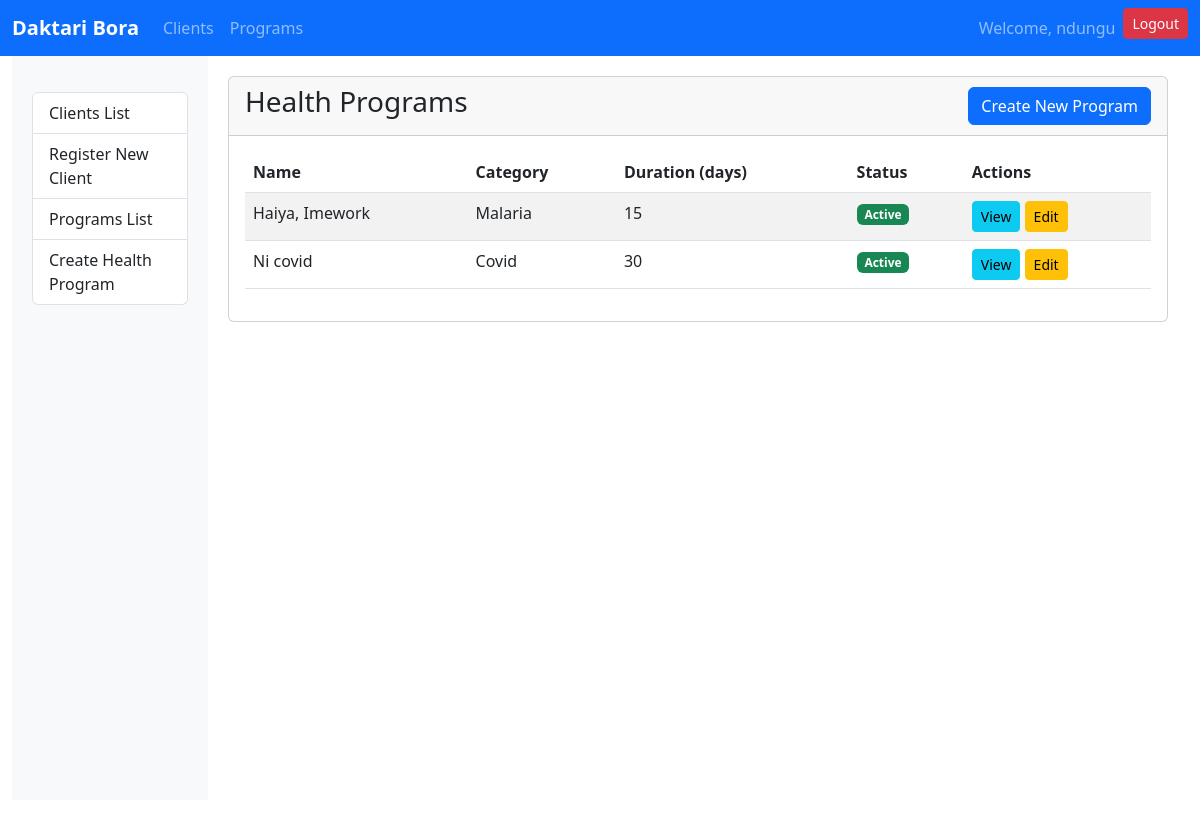
The app's page /programs/ (signed in) with its own data.
### programs/models.py (models this page shows, shortened)
class Program(models.Model):
    name = models.CharField(max_length=100, unique=True)
    description = models.TextField()
    category = models.CharField(max_length=50)
    duration = models.IntegerField(help_text="Duration in days", default=30)
    active = models.BooleanField(default=True)
    created_by = models.ForeignKey(User, on_delete=models.SET_NULL, null=True)
    created_at = models.DateTimeField(auto_now_add=True)

### programs/views.py (the view)
# urls.py: path('', views.program_list, name='program_list'),
@login_required
def program_list(request):
    programs = Program.objects.filter(created_by=request.user).order_by('name')
    return render(request, 'programs/program_list.html', {'programs': programs})

### templates/programs/program_list.html (shortened to what this page needs)
{% extends 'base.html' %}
{% block content %}
<div class="card">
    <div class="card-header d-flex justify-content-between align-items-center">
        <h3>Health Programs</h3>
        <div>
            <a href="{% url 'program_create' %}" class="btn btn-primary">Create New Program</a>
        </div>
    </div>
    <div class="card-body">
        {% if programs %}
        <div class="table-responsive">
            <table class="table table-striped table-hover">
                <thead>
                    <tr>
                        <th>Name</th>
                        <th>Category</th>
                        <th>Duration (days)</th>
                        <th>Status</th>
                        <th>Actions</th>
                    </tr>
                </thead>
                <tbody>
                    {% for program in programs %}
                    <tr>
                        <td>{{ program.name }}</td>
                        <td>{{ program.category }}</td>
                        <td>{{ program.duration }}</td>
                        <td>
                            {% if program.active %}
                                <span class="badge bg-success">Active</span>
                            {% else %}
                                <span class="badge bg-danger">Inactive</span>
                            {% endif %}
                        </td>
                        <td>
                            <a href="{% url 'program_detail' program.id %}" class="btn btn-sm btn-info">View</a>
                            <a href="{% url 'program_update' program.id %}" class="btn btn-sm btn-warning">Edit</a>
                        </td>
                    </tr>
                    {% endfor %}
                </tbody>
            </table>
        </div>
        {% else %}
        <div class="alert alert-info">
            No health programs found. <a href="{% url 'program_create' %}" class="alert-link">Create your first program</a>.
        </div>
        {% endif %}
    </div>
</div>
{% endblock %}

### templates/base.html (shortened to what this page needs)
{% load django_bootstrap5 %}
<!DOCTYPE html>
<html lang="en">
<head>
    <link href="https://cdn.jsdelivr.net/npm/bootstrap@5.3.0/dist/css/bootstrap.min.css" rel="stylesheet">
</head>
<body>
    <nav class="navbar navbar-expand-lg navbar-dark bg-primary sticky-top">
        <div class="container-fluid">
            <a class="navbar-brand" href="{% url 'client_list' %}">Daktari Bora</a>
            <div class="collapse navbar-collapse" id="navbarNavDropdown">
                <ul class="navbar-nav me-auto">
                    <li class="nav-item">
                        <a class="nav-link" href="{% url 'client_list' %}">Clients</a>
                    </li>
                    <li class="nav-item">
                        <a class="nav-link" href="{% url 'program_list' %}">Programs</a>
                    </li>
                </ul>
                <ul class="navbar-nav ms-auto">
                    {% if user.is_authenticated %}
                        <li class="nav-item d-none d-sm-block">
                            <span class="nav-link">Welcome, {{ user.username }}</span>
                        </li>
                        <li class="nav-item">
                            <a class="btn btn-danger btn-sm" href="{% url 'logout' %}">Logout</a>
                        </li>
                    {% endif %}
                </ul>
            </div>
        </div>
    </nav>
    <div class="container-fluid content-wrapper">
        <div class="row g-0">
            {% if user.is_authenticated %}
                <div class="col-12 col-lg-2 sidebar d-none d-lg-block">
                    <div class="list-group mt-3">
                        <a href="{% url 'client_list' %}" class="list-group-item list-group-item-action">Clients List</a>
                        <a href="{% url 'client_create' %}" class="list-group-item list-group-item-action">Register New Client</a>
                        <a href="{% url 'program_list' %}" class="list-group-item list-group-item-action">Programs List</a>
                        <a href="{% url 'program_create' %}" class="list-group-item list-group-item-action">Create Health Program</a>
                    </div>
                </div>
                <div class="col-12 col-lg-10 content">
            {% else %}
                <div class="col-12 content">
            {% endif %}
                    {% block content %}{% endblock %}
                </div>
        </div>
    </div>
</body>
</html>

### templates/base.html (style rules this page uses)
.navbar-brand { font-weight: bold; }
.content-wrapper { margin-bottom: 30px; }
@media (min-width: 992px) { .sidebar { min-height: calc(100vh - 56px); position: sticky; top: 56px; height: calc(100vh - 56px); overflow-y: auto; z-index: 1000; background-color: #f8f9fa; padding: 20px; } }
@media (min-width: 992px) { .content { padding: 20px; } }

### records on screen
Program: name "Haiya, Imework", category "Malaria", duration "15", active "Active"
Program: name "Ni covid", category "Covid", duration "30", active "Active"

### other values on screen
{{ user.username }} "ndungu"
